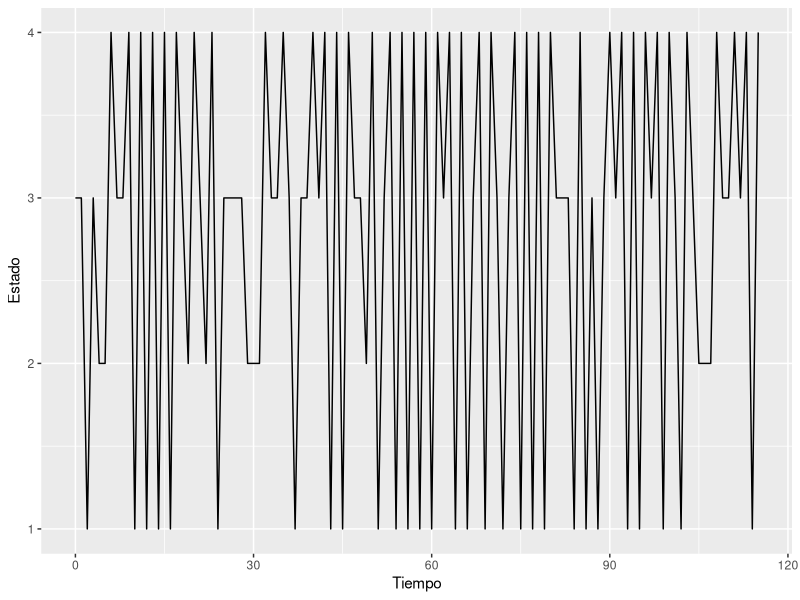

Source code (R):
## ---- chunk 1
knitr::opts_chunk$set(echo = TRUE)
## ---- chunk 2
# pi es la distribución inicial
# m la matriz de transición a un paso
# n el número de simulaciones
# s el vector de estados
Markov<-function(pi,m,s,n){
  #Número posible de estados
  num_estados <- nrow(m) #o la longitud del vector o bien: length(s)
  #Estados que va tomando
  estados <- numeric(n)
  #inicializamos la primera entrada
  estados[1] <-sample(s, 1, prob = pi)
  #Ahora usamos la matriz de transición
  for(t in 2:n) {
    # Obtenemos el vector de probabilidades correspondiente 
    #a dicho estado en el que caímos
    p  <- m[estados[t-1], ]
    # una muestra al azar de los estados
    estados[t] <-  sample(s, 1, prob = p)
  }
  return(estados)
}
## ---- chunk 3
s<-c(1,2,3,4)
pi<-c(1/4,1/4,1/4,1/4)
p1<-c(0,0,1/3,2/3)
p2<-c(0,1/2,0,1/2)
p3<-c(1/3,1/3,1,1/3)
p4<-c(1/2,0,1/2,0)
n=116
m<-matrix(c(p1,p2,p3,p4),nrow=4,ncol=4,byrow = T);m
simulaciones<-Markov(pi,m,s,n)
## ---- chunk 4
library(ggplot2)
tiempo<-seq(from=0,to=(n-1),by=1)
datos<-data.frame("Tiempo"=tiempo,"Estado"=simulaciones);datos
#Podemos ver cómo va saltando
ggplot(datos,aes(x=Tiempo,y=Estado))+geom_line()
